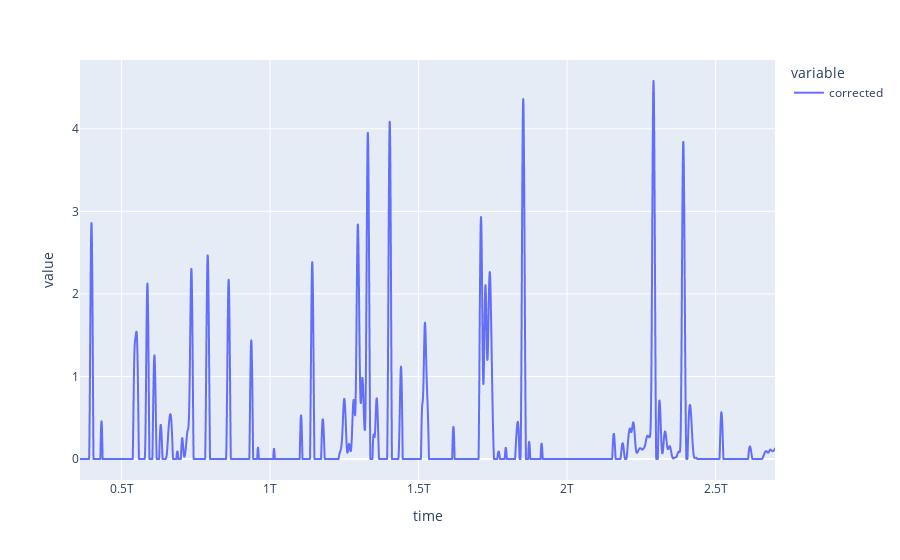

The notebook cell saved with this chart:
### Code cell
df.loc[df['corrected'] < 0, 'corrected'] = 0
print(len(df['corrected']))
df['corrected'].plot()

### Figure 1 — Plotly figure (JSON) as saved in the notebook; plotly's stock layout.template omitted (floating-point values rounded to 4 significant figures; data arrays with more than 128 entries replaced by an {"elided": "..."} marker saying what was removed)
{"data": [{"hovertemplate": "variable=corrected<br>time=%{x}<br>value=%{y}<extra></extra>", "legendgroup": "corrected", "line": {"color": "#636efa", "dash": "solid"}, "mode": "lines", "name": "corrected", "showlegend": true, "type": "scattergl", "x": {"elided": "6608 int values"}, "xaxis": "x", "y": {"elided": "6608 float values"}, "yaxis": "y"}], "layout": {"legend": {"title": {"text": "variable"}, "tracegroupgap": 0}, "margin": {"t": 60}, "xaxis": {"anchor": "y", "domain": [0, 1], "title": {"text": "time"}}, "yaxis": {"anchor": "x", "domain": [0, 1], "title": {"text": "value"}}}}
